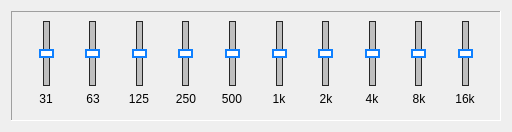
      <widget class="QWidget" name="EQ1">
       <attribute name="title">
        <string>EQ1</string>
       </attribute>
       <layout class="QVBoxLayout" name="verticalLayout_2">
        <item>
         <widget class="QFrame" name="EQ1_frame">
          <property name="sizePolicy">
           <sizepolicy hsizetype="Fixed" vsizetype="Fixed">
            <horstretch>0</horstretch>
            <verstretch>0</verstretch>
           </sizepolicy>
          </property>
          <property name="minimumSize">
           <size>
            <width>490</width>
            <height>110</height>
           </size>
          </property>
          <property name="maximumSize">
           <size>
            <width>490</width>
            <height>110</height>
           </size>
          </property>
          <property name="frameShape">
           <enum>QFrame::Panel</enum>
          </property>
          <property name="frameShadow">
           <enum>QFrame::Sunken</enum>
          </property>
          <layout class="QHBoxLayout" name="horizontalLayout">
           <item>
            <spacer name="horizontalSpacer">
             <property name="orientation">
              <enum>Qt::Horizontal</enum>
             </property>
             <property name="sizeType">
              <enum>QSizePolicy::Fixed</enum>
             </property>
             <property name="sizeHint" stdset="0">
              <size>
               <width>5</width>
               <height>20</height>
              </size>
             </property>
            </spacer>
           </item>
           <item>
            <layout class="QVBoxLayout" name="Band1">
             <item alignment="Qt::AlignHCenter">
              <widget class="QSlider" name="EQ1_31">
               <property name="minimumSize">
                <size>
                 <width>0</width>
                 <height>65</height>
                </size>
               </property>
               <property name="maximumSize">
                <size>
                 <width>16777215</width>
                 <height>65</height>
                </size>
               </property>
               <property name="font">
                <font>
                 <kerning>true</kerning>
                </font>
               </property>
               <property name="styleSheet">
                <string notr="true">.QSlider::groove:vertical {
    border: 1px solid #262626;
	background: rgb(191, 191, 191);
	width: 5px;
	margin: 0 12px;
}

.QSlider::handle:vertical {
    background: white;
    border: 2px solid rgb(15, 128, 255);
    height: 5px;
    width: 10px;
	margin: 0px -5px

}


</string>
               </property>
               <property name="minimum">
                <number>-1</number>
               </property>
               <property name="maximum">
                <number>1</number>
               </property>
               <property name="pageStep">
                <number>1</number>
               </property>
               <property name="value">
                <number>0</number>
               </property>
               <property name="tracking">
                <bool>true</bool>
               </property>
               <property name="orientation">
                <enum>Qt::Vertical</enum>
               </property>
               <property name="invertedAppearance">
                <bool>false</bool>
               </property>
               <property name="invertedControls">
                <bool>false</bool>
               </property>
              </widget>
             </item>
             <item alignment="Qt::AlignHCenter|Qt::AlignTop">
              <widget class="QLabel" name="EQ1_31_Lab">
               <property name="minimumSize">
                <size>
                 <width>30</width>
                 <height>0</height>
                </size>
               </property>
               <property name="maximumSize">
                <size>
                 <width>30</width>
                 <height>16777215</height>
                </size>
               </property>
               <property name="text">
                <string>31</string>
               </property>
               <property name="alignment">
                <set>Qt::AlignCenter</set>
               </property>
              </widget>
             </item>
            </layout>
           </item>
           <item>
            <layout class="QVBoxLayout" name="Band2">
             <item alignment="Qt::AlignHCenter">
              <widget class="QSlider" name="EQ1_63">
               <property name="minimumSize">
                <size>
                 <width>0</width>
                 <height>65</height>
                </size>
               </property>
               <property name="maximumSize">
                <size>
                 <width>16777215</width>
                 <height>65</height>
                </size>
               </property>
               <property name="font">
                <font>
                 <kerning>true</kerning>
                </font>
               </property>
               <property name="styleSheet">
                <string notr="true">.QSlider::groove:vertical {
    border: 1px solid #262626;
	background: rgb(191, 191, 191);
	width: 5px;
	margin: 0 12px;
}

.QSlider::handle:vertical {
    background: white;
    border: 2px solid rgb(15, 128, 255);
    height: 5px;
    width: 10px;
	margin: 0px -5px

}


</string>
               </property>
               <property name="minimum">
                <number>-1</number>
               </property>
               <property name="maximum">
                <number>1</number>
               </property>
               <property name="pageStep">
                <number>1</number>
               </property>
               <property name="tracking">
                <bool>true</bool>
               </property>
               <property name="orientation">
                <enum>Qt::Vertical</enum>
               </property>
               <property name="invertedAppearance">
                <bool>false</bool>
               </property>
               <property name="invertedControls">
                <bool>false</bool>
               </property>
              </widget>
             </item>
             <item alignment="Qt::AlignHCenter|Qt::AlignTop">
              <widget class="QLabel" name="EQ1_63_Lab">
               <property name="minimumSize">
                <size>
                 <width>30</width>
                 <height>0</height>
                </size>
               </property>
               <property name="maximumSize">
                <size>
                 <width>30</width>
                 <height>16777215</height>
                </size>
               </property>
               <property name="text">
                <string>63</string>
               </property>
               <property name="alignment">
                <set>Qt::AlignCenter</set>
               </property>
              </widget>
             </item>
            </layout>
           </item>
           <item>
            <layout class="QVBoxLayout" name="Band3">
             <item alignment="Qt::AlignHCenter">
              <widget class="QSlider" name="EQ1_125">
               <property name="minimumSize">
                <size>
                 <width>0</width>
                 <height>65</height>
                </size>
               </property>
               <property name="maximumSize">
                <size>
                 <width>16777215</width>
                 <height>65</height>
                </size>
               </property>
               <property name="font">
                <font>
                 <kerning>true</kerning>
                </font>
               </property>
               <property name="styleSheet">
                <string notr="true">.QSlider::groove:vertical {
    border: 1px solid #262626;
	background: rgb(191, 191, 191);
	width: 5px;
	margin: 0 12px;
}

.QSlider::handle:vertical {
    background: white;
    border: 2px solid rgb(15, 128, 255);
    height: 5px;
    width: 10px;
	margin: 0px -5px

}


</string>
               </property>
               <property name="minimum">
                <number>-1</number>
               </property>
               <property name="maximum">
                <number>1</number>
               </property>
               <property name="pageStep">
                <number>1</number>
               </property>
               <property name="tracking">
                <bool>true</bool>
               </property>
               <property name="orientation">
                <enum>Qt::Vertical</enum>
               </property>
               <property name="invertedAppearance">
                <bool>false</bool>
               </property>
               <property name="invertedControls">
                <bool>false</bool>
               </property>
              </widget>
             </item>
             <item alignment="Qt::AlignHCenter|Qt::AlignTop">
              <widget class="QLabel" name="EQ1_125_Lab">
               <property name="minimumSize">
                <size>
                 <width>30</width>
                 <height>0</height>
                </size>
               </property>
               <property name="maximumSize">
                <size>
                 <width>30</width>
                 <height>16777215</height>
                </size>
               </property>
               <property name="text">
                <string>125</string>
               </property>
               <property name="alignment">
                <set>Qt::AlignCenter</set>
               </property>
              </widget>
             </item>
            </layout>
           </item>
           <item>
            <layout class="QVBoxLayout" name="Band4">
             <item alignment="Qt::AlignHCenter">
              <widget class="QSlider" name="EQ1_250">
               <property name="minimumSize">
                <size>
                 <width>0</width>
                 <height>65</height>
                </size>
               </property>
               <property name="maximumSize">
                <size>
                 <width>16777215</width>
                 <height>65</height>
                </size>
               </property>
               <property name="font">
                <font>
                 <kerning>true</kerning>
                </font>
               </property>
               <property name="styleSheet">
                <string notr="true">.QSlider::groove:vertical {
    border: 1px solid #262626;
	background: rgb(191, 191, 191);
	width: 5px;
	margin: 0 12px;
}

.QSlider::handle:vertical {
    background: white;
    border: 2px solid rgb(15, 128, 255);
    height: 5px;
    width: 10px;
	margin: 0px -5px

}


</string>
               </property>
               <property name="minimum">
                <number>-1</number>
               </property>
               <property name="maximum">
                <number>1</number>
               </property>
               <property name="pageStep">
                <number>1</number>
               </property>
               <property name="tracking">
                <bool>true</bool>
               </property>
               <property name="orientation">
                <enum>Qt::Vertical</enum>
               </property>
               <property name="invertedAppearance">
                <bool>false</bool>
               </property>
               <property name="invertedControls">
                <bool>false</bool>
               </property>
              </widget>
             </item>
             <item alignment="Qt::AlignHCenter|Qt::AlignTop">
              <widget class="QLabel" name="EQ1_250_Lab">
               <property name="minimumSize">
                <size>
                 <width>30</width>
                 <height>0</height>
                </size>
               </property>
               <property name="maximumSize">
                <size>
                 <width>30</width>
                 <height>16777215</height>
                </size>
               </property>
               <property name="text">
                <string>250</string>
               </property>
               <property name="alignment">
                <set>Qt::AlignCenter</set>
               </property>
              </widget>
             </item>
            </layout>
           </item>
           <item>
            <layout class="QVBoxLayout" name="Band5">
             <item alignment="Qt::AlignHCenter">
              <widget class="QSlider" name="EQ1_500">
               <property name="minimumSize">
                <size>
                 <width>0</width>
                 <height>65</height>
                </size>
               </property>
               <property name="maximumSize">
                <size>
                 <width>16777215</width>
                 <height>65</height>
                </size>
               </property>
               <property name="font">
                <font>
                 <kerning>true</kerning>
                </font>
               </property>
               <property name="styleSheet">
                <string notr="true">.QSlider::groove:vertical {
    border: 1px solid #262626;
	background: rgb(191, 191, 191);
	width: 5px;
	margin: 0 12px;
}

.QSlider::handle:vertical {
    background: white;
    border: 2px solid rgb(15, 128, 255);
    height: 5px;
    width: 10px;
	margin: 0px -5px

}


</string>
               </property>
               <property name="minimum">
                <number>-1</number>
               </property>
               <property name="maximum">
                <number>1</number>
               </property>
               <property name="pageStep">
                <number>1</number>
               </property>
               <property name="tracking">
                <bool>true</bool>
               </property>
               <property name="orientation">
                <enum>Qt::Vertical</enum>
               </property>
               <property name="invertedAppearance">
                <bool>false</bool>
               </property>
               <property name="invertedControls">
                <bool>false</bool>
               </property>
              </widget>
             </item>
             <item alignment="Qt::AlignHCenter|Qt::AlignTop">
              <widget class="QLabel" name="EQ1_500_Lab">
               <property name="minimumSize">
                <size>
                 <width>30</width>
                 <height>0</height>
                </size>
               </property>
               <property name="maximumSize">
                <size>
                 <width>30</width>
                 <height>16777215</height>
                </size>
               </property>
               <property name="text">
                <string>500</string>
               </property>
               <property name="alignment">
                <set>Qt::AlignCenter</set>
               </property>
              </widget>
             </item>
            </layout>
           </item>
           <item>
            <layout class="QVBoxLayout" name="Band6">
             <item alignment="Qt::AlignHCenter">
              <widget class="QSlider" name="EQ1_1000">
               <property name="minimumSize">
                <size>
                 <width>0</width>
                 <height>65</height>
                </size>
               </property>
               <property name="maximumSize">
                <size>
                 <width>16777215</width>
                 <height>65</height>
                </size>
               </property>
               <property name="sizeIncrement">
                <size>
                 <width>0</width>
                 <height>0</height>
                </size>
               </property>
               <property name="font">
                <font>
                 <kerning>true</kerning>
                </font>
               </property>
               <property name="styleSheet">
                <string notr="true">.QSlider::groove:vertical {
    border: 1px solid #262626;
	background: rgb(191, 191, 191);
	width: 5px;
	margin: 0 12px;
}

.QSlider::handle:vertical {
    background: white;
    border: 2px solid rgb(15, 128, 255);
    height: 5px;
    width: 10px;
	margin: 0px -5px

}


</string>
               </property>
               <property name="minimum">
                <number>-1</number>
               </property>
               <property name="maximum">
                <number>1</number>
               </property>
               <property name="pageStep">
                <number>1</number>
               </property>
               <property name="tracking">
                <bool>true</bool>
               </property>
               <property name="orientation">
                <enum>Qt::Vertical</enum>
               </property>
               <property name="invertedAppearance">
                <bool>false</bool>
               </property>
               <property name="invertedControls">
                <bool>false</bool>
               </property>
              </widget>
             </item>
             <item alignment="Qt::AlignHCenter|Qt::AlignTop">
              <widget class="QLabel" name="EQ1_1000_Lab">
               <property name="minimumSize">
                <size>
                 <width>30</width>
                 <height>0</height>
                </size>
               </property>
               <property name="maximumSize">
                <size>
                 <width>30</width>
                 <height>16777215</height>
                </size>
               </property>
               <property name="text">
                <string>1k</string>
               </property>
               <property name="alignment">
                <set>Qt::AlignCenter</set>
               </property>
              </widget>
             </item>
            </layout>
           </item>
           <item>
            <layout class="QVBoxLayout" name="Band7">
             <item alignment="Qt::AlignHCenter">
              <widget class="QSlider" name="EQ1_2000">
               <property name="minimumSize">
                <size>
                 <width>0</width>
                 <height>65</height>
                </size>
               </property>
               <property name="maximumSize">
                <size>
                 <width>16777215</width>
                 <height>65</height>
                </size>
               </property>
               <property name="font">
                <font>
                 <kerning>true</kerning>
                </font>
               </property>
               <property name="styleSheet">
                <string notr="true">.QSlider::groove:vertical {
    border: 1px solid #262626;
	background: rgb(191, 191, 191);
	width: 5px;
	margin: 0 12px;
}

.QSlider::handle:vertical {
    background: white;
    border: 2px solid rgb(15, 128, 255);
    height: 5px;
    width: 10px;
	margin: 0px -5px

}


</string>
               </property>
               <property name="minimum">
                <number>-1</number>
               </property>
               <property name="maximum">
                <number>1</number>
               </property>
               <property name="pageStep">
                <number>1</number>
               </property>
               <property name="tracking">
                <bool>true</bool>
               </property>
               <property name="orientation">
                <enum>Qt::Vertical</enum>
               </property>
               <property name="invertedAppearance">
                <bool>false</bool>
               </property>
               <property name="invertedControls">
                <bool>false</bool>
               </property>
              </widget>
             </item>
             <item alignment="Qt::AlignHCenter|Qt::AlignTop">
              <widget class="QLabel" name="EQ1_2000_Lab">
               <property name="minimumSize">
                <size>
                 <width>30</width>
                 <height>0</height>
                </size>
               </property>
               <property name="maximumSize">
                <size>
                 <width>30</width>
                 <height>16777215</height>
                </size>
               </property>
               <property name="text">
                <string>2k</string>
               </property>
               <property name="alignment">
                <set>Qt::AlignCenter</set>
               </property>
              </widget>
             </item>
            </layout>
           </item>
           <item>
            <layout class="QVBoxLayout" name="Band8">
             <item alignment="Qt::AlignHCenter">
              <widget class="QSlider" name="EQ1_4000">
               <property name="minimumSize">
                <size>
                 <width>0</width>
                 <height>65</height>
                </size>
               </property>
               <property name="maximumSize">
                <size>
                 <width>16777215</width>
                 <height>65</height>
                </size>
               </property>
               <property name="font">
                <font>
                 <kerning>true</kerning>
                </font>
               </property>
               <property name="styleSheet">
                <string notr="true">.QSlider::groove:vertical {
    border: 1px solid #262626;
	background: rgb(191, 191, 191);
	width: 5px;
	margin: 0 12px;
}

.QSlider::handle:vertical {
    background: white;
    border: 2px solid rgb(15, 128, 255);
    height: 5px;
    width: 10px;
	margin: 0px -5px

}


</string>
               </property>
               <property name="minimum">
                <number>-1</number>
               </property>
               <property name="maximum">
                <number>1</number>
               </property>
               <property name="pageStep">
                <number>1</number>
               </property>
               <property name="tracking">
                <bool>true</bool>
               </property>
               <property name="orientation">
                <enum>Qt::Vertical</enum>
               </property>
               <property name="invertedAppearance">
                <bool>false</bool>
               </property>
               <property name="invertedControls">
                <bool>false</bool>
               </property>
              </widget>
             </item>
             <item alignment="Qt::AlignHCenter|Qt::AlignTop">
              <widget class="QLabel" name="EQ1_4000_Lab">
               <property name="minimumSize">
                <size>
                 <width>30</width>
                 <height>0</height>
                </size>
               </property>
               <property name="maximumSize">
                <size>
                 <width>30</width>
                 <height>16777215</height>
                </size>
               </property>
               <property name="text">
                <string>4k</string>
               </property>
               <property name="alignment">
                <set>Qt::AlignCenter</set>
               </property>
              </widget>
             </item>
            </layout>
           </item>
           <item>
            <layout class="QVBoxLayout" name="Band9">
             <item alignment="Qt::AlignHCenter">
              <widget class="QSlider" name="EQ1_8000">
               <property name="minimumSize">
                <size>
                 <width>0</width>
                 <height>65</height>
                </size>
               </property>
               <property name="maximumSize">
                <size>
                 <width>16777215</width>
                 <height>65</height>
                </size>
               </property>
               <property name="font">
                <font>
                 <kerning>true</kerning>
                </font>
               </property>
               <property name="styleSheet">
                <string notr="true">.QSlider::groove:vertical {
    border: 1px solid #262626;
	background: rgb(191, 191, 191);
	width: 5px;
	margin: 0 12px;
}

.QSlider::handle:vertical {
    background: white;
    border: 2px solid rgb(15, 128, 255);
    height: 5px;
    width: 10px;
	margin: 0px -5px

}


</string>
               </property>
               <property name="minimum">
                <number>-1</number>
               </property>
               <property name="maximum">
                <number>1</number>
               </property>
               <property name="pageStep">
                <number>1</number>
               </property>
               <property name="tracking">
                <bool>true</bool>
               </property>
               <property name="orientation">
                <enum>Qt::Vertical</enum>
               </property>
               <property name="invertedAppearance">
                <bool>false</bool>
               </property>
               <property name="invertedControls">
                <bool>false</bool>
               </property>
              </widget>
             </item>
             <item alignment="Qt::AlignHCenter|Qt::AlignTop">
              <widget class="QLabel" name="EQ1_8000_Lab">
               <property name="minimumSize">
                <size>
                 <width>30</width>
                 <height>0</height>
                </size>
               </property>
               <property name="maximumSize">
                <size>
                 <width>30</width>
                 <height>16777215</height>
                </size>
               </property>
               <property name="text">
                <string>8k</string>
               </property>
               <property name="alignment">
                <set>Qt::AlignCenter</set>
               </property>
              </widget>
             </item>
            </layout>
           </item>
           <item>
            <layout class="QVBoxLayout" name="Band10">
             <item alignment="Qt::AlignHCenter">
              <widget class="QSlider" name="EQ1_16000">
               <property name="minimumSize">
                <size>
                 <width>0</width>
                 <height>65</height>
                </size>
               </property>
               <property name="maximumSize">
                <size>
                 <width>16777215</width>
                 <height>65</height>
                </size>
               </property>
               <property name="font">
                <font>
                 <kerning>true</kerning>
                </font>
               </property>
               <property name="styleSheet">
                <string notr="true">.QSlider::groove:vertical {
    border: 1px solid #262626;
	background: rgb(191, 191, 191);
	width: 5px;
	margin: 0 12px;
}

.QSlider::handle:vertical {
    background: white;
    border: 2px solid rgb(15, 128, 255);
    height: 5px;
    width: 10px;
	margin: 0px -5px

}


</string>
               </property>
               <property name="minimum">
                <number>-1</number>
               </property>
               <property name="maximum">
                <number>1</number>
               </property>
               <property name="pageStep">
                <number>1</number>
               </property>
               <property name="tracking">
                <bool>true</bool>
               </property>
               <property name="orientation">
                <enum>Qt::Vertical</enum>
               </property>
               <property name="invertedAppearance">
                <bool>false</bool>
               </property>
               <property name="invertedControls">
                <bool>false</bool>
               </property>
              </widget>
             </item>
             <item alignment="Qt::AlignHCenter|Qt::AlignTop">
              <widget class="QLabel" name="EQ1_16000_Lab">
               <property name="minimumSize">
                <size>
                 <width>30</width>
                 <height>0</height>
                </size>
               </property>
               <property name="maximumSize">
                <size>
                 <width>30</width>
                 <height>16777215</height>
                </size>
               </property>
               <property name="text">
                <string>16k</string>
               </property>
               <property name="alignment">
                <set>Qt::AlignCenter</set>
               </property>
              </widget>
             </item>
            </layout>
           </item>
           <item>
            <spacer name="horizontalSpacer_2">
             <property name="orientation">
              <enum>Qt::Horizontal</enum>
             </property>
             <property name="sizeType">
              <enum>QSizePolicy::Fixed</enum>
             </property>
             <property name="sizeHint" stdset="0">
              <size>
               <width>5</width>
               <height>20</height>
              </size>
             </property>
            </spacer>
           </item>
          </layout>
         </widget>
        </item>
       </layout>
      </widget>
